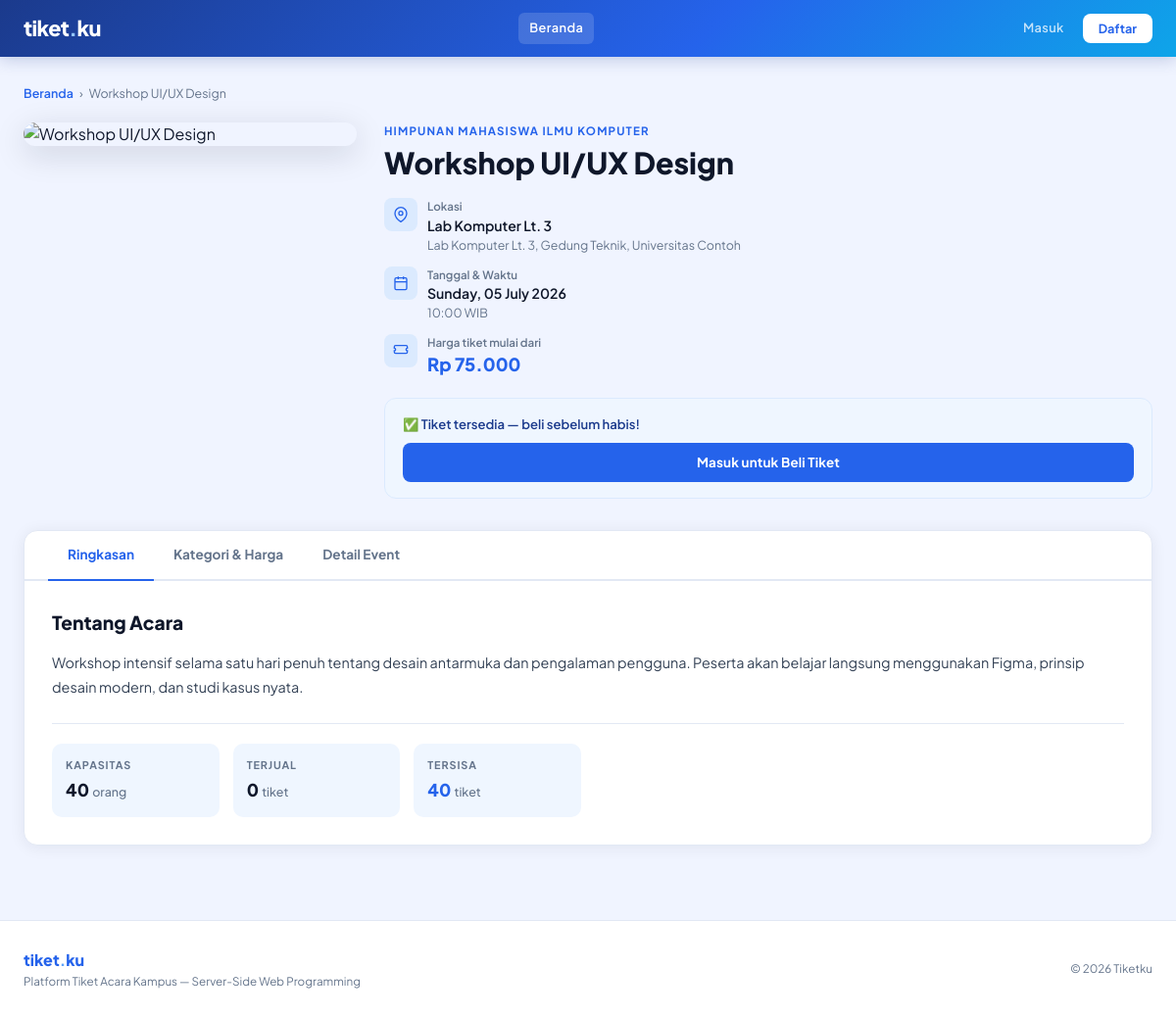
The page /public/index.php?controller=event&action=detail&id=3 on the database its author committed.
### tables this page shows
CREATE TABLE IF NOT EXISTS events (
    id              INT AUTO_INCREMENT PRIMARY KEY,
    name            VARCHAR(150) NOT NULL,
    event_date      DATETIME NOT NULL,
    venue           VARCHAR(200),
    description     TEXT,
    image_url       VARCHAR(500),
    location_detail VARCHAR(300),
    capacity        INT DEFAULT 0,
    price           DECIMAL(10,2) DEFAULT 0,
    organizer_id    INT NOT NULL,
    created_at      TIMESTAMP DEFAULT CURRENT_TIMESTAMP,
    FOREIGN KEY (organizer_id) REFERENCES organizers(id) ON DELETE CASCADE
);

CREATE TABLE IF NOT EXISTS organizers (
    id            INT AUTO_INCREMENT PRIMARY KEY,
    name          VARCHAR(100) NOT NULL,
    contact_email VARCHAR(100),
    created_at    TIMESTAMP DEFAULT CURRENT_TIMESTAMP
);

### controllers/EventController.php (called while the page is built, shortened)
<?php
require_once __DIR__ . '/../models/Event.php';
class EventController {
    private $event;
    public function __construct($db) {
        $this->event     = new Event($db);
    }
    public function detail() {
        $this->event->id = $_GET['id'];
        if (!$this->event->readOne()) {
            header("Location: /event_ticketing/public/index.php?controller=event&action=index");
            exit;
        }
        $event      = $this->event;
        require_once __DIR__ . '/../views/events/detail.php';
    }
}
?>

### models/Event.php (called while the page is built, shortened)
<?php
class Event {
    private $conn;
    private $table_name = "events";
    public $id;
    public function __construct($db) {
        $this->conn = $db;
    }
    public function readOne() {
        $query = "SELECT e.*, o.name as organizer_name
                  FROM " . $this->table_name . " e
                  LEFT JOIN organizers o ON e.organizer_id = o.id
                  WHERE e.id = ? LIMIT 0,1";
        $stmt = $this->conn->prepare($query);
        $stmt->bindParam(1, $this->id);
        $stmt->execute();
        $row = $stmt->fetch(PDO::FETCH_ASSOC);
        if ($row) {
            $this->name            = $row['name'];
            $this->event_date      = $row['event_date'];
            $this->venue           = $row['venue'];
            $this->description     = $row['description']     ?? '';
            $this->image_url       = $row['image_url']       ?? '';
            $this->location_detail = $row['location_detail'] ?? '';
            $this->capacity        = $row['capacity'];
            $this->price           = $row['price'];
            $this->organizer_name  = $row['organizer_name'];
            return true;
        }
        return false;
    }
    public function getConfirmedTicketsCount() {
        $query = "SELECT COALESCE(SUM(qty), 0) as count FROM tickets
                WHERE event_id = ? AND status IN ('confirmed', 'pending')";
        $stmt  = $this->conn->prepare($query);
        $stmt->bindParam(1, $this->id);
        $stmt->execute();
        $row = $stmt->fetch(PDO::FETCH_ASSOC);
        return $row['count'];
    }
}
?>

### views/events/detail.php (the view, shortened to what this page needs)
<?php ob_start();
$img = !empty($event->image_url) ? $event->image_url
     : 'https://images.unsplash.com/photo-1540575467063-178a50c2df87?w=900&q=80';
$tab = $_GET['tab'] ?? 'ringkasan';
?>
<div style="display:flex;align-items:center;gap:6px;margin-bottom:20px;font-size:0.78rem;color:var(--muted);">
    <a href="?controller=event&action=index" style="color:var(--blue-mid);text-decoration:none;font-weight:600;">Beranda</a>
    <span>›</span>
    <span><?= htmlspecialchars($event->name) ?></span>
</div>
<div style="display:flex;gap:28px;align-items:flex-start;flex-wrap:wrap;margin-bottom:32px;">
    <div style="flex:0 0 auto;width:340px;max-width:100%;">
        <div style="border-radius:14px;overflow:hidden;box-shadow:0 8px 32px rgba(15,23,42,0.15);">
            <img src="<?= htmlspecialchars($img) ?>"
                 alt="<?= htmlspecialchars($event->name) ?>"
                 style="width:100%;display:block;object-fit:cover;max-height:380px;"
                 onerror="this.src='https://images.unsplash.com/photo-1540575467063-178a50c2df87?w=600&q=70'">
        </div>
    </div>
    <div style="flex:1;min-width:260px;">
        <p style="font-size:0.72rem;font-weight:700;letter-spacing:0.1em;text-transform:uppercase;color:var(--blue-mid);margin-bottom:6px;"><?= htmlspecialchars($event->organizer_name ?? '') ?></p>
        <h1 style="font-size:1.9rem;font-weight:800;color:var(--ink);line-height:1.2;margin-bottom:18px;"><?= htmlspecialchars($event->name) ?></h1>
        <div style="display:flex;flex-direction:column;gap:12px;margin-bottom:20px;">
            <div style="display:flex;align-items:flex-start;gap:10px;">
                <div style="width:34px;height:34px;border-radius:8px;background:var(--blue-pale);display:flex;align-items:center;justify-content:center;flex-shrink:0;">
                    <svg width="16" height="16" viewBox="0 0 24 24" fill="none" stroke="var(--blue-mid)" stroke-width="2"><path d="M21 10c0 7-9 13-9 13s-9-6-9-13a9 9 0 0118 0z"/><circle cx="12" cy="10" r="3"/></svg>
                </div>
                <div>
                    <p style="font-size:0.72rem;color:var(--muted);font-weight:600;">Lokasi</p>
                    <p style="font-size:0.88rem;color:var(--ink);font-weight:600;"><?= htmlspecialchars($event->venue) ?></p>
                    <?php if (!empty($event->location_detail)): ?>
                    <p style="font-size:0.78rem;color:var(--muted);"><?= htmlspecialchars($event->location_detail) ?></p>
                    <?php endif; ?>
                </div>
            </div>
            <div style="display:flex;align-items:flex-start;gap:10px;">
                <div style="width:34px;height:34px;border-radius:8px;background:var(--blue-pale);display:flex;align-items:center;justify-content:center;flex-shrink:0;">
                    <svg width="16" height="16" viewBox="0 0 24 24" fill="none" stroke="var(--blue-mid)" stroke-width="2"><rect x="3" y="4" width="18" height="18" rx="2"/><line x1="16" y1="2" x2="16" y2="6"/><line x1="8" y1="2" x2="8" y2="6"/><line x1="3" y1="10" x2="21" y2="10"/></svg>
                </div>
                <div>
                    <p style="font-size:0.72rem;color:var(--muted);font-weight:600;">Tanggal & Waktu</p>
                    <p style="font-size:0.88rem;color:var(--ink);font-weight:600;"><?= date('l, d F Y', strtotime($event->event_date)) ?></p>
                    <p style="font-size:0.78rem;color:var(--muted);"><?= date('H:i', strtotime($event->event_date)) ?> WIB</p>
                </div>
            </div>
            <div style="display:flex;align-items:flex-start;gap:10px;">
                <div style="width:34px;height:34px;border-radius:8px;background:var(--blue-pale);display:flex;align-items:center;justify-content:center;flex-shrink:0;">
                    <svg width="16" height="16" viewBox="0 0 24 24" fill="none" stroke="var(--blue-mid)" stroke-width="2"><path d="M2 6a2 2 0 012-2h16a2 2 0 012 2v2a2 2 0 100 4v2a2 2 0 01-2 2H4a2 2 0 01-2-2v-2a2 2 0 100-4V6z"/></svg>
                </div>
                <div>
                    <p style="font-size:0.72rem;color:var(--muted);font-weight:600;">Harga tiket mulai dari</p>
                    <p style="font-size:1.15rem;font-weight:800;color:var(--blue-mid);">Rp <?= number_format($event->price,0,',','.') ?></p>
                </div>
            </div>
        </div>
        <div style="background:var(--blue-xpale);border:1.5px solid var(--blue-pale);border-radius:12px;padding:16px 18px;">
            <?php
            $soldFromTickets = $event->getConfirmedTicketsCount();
            $totalSold  = $soldFromTickets;
            $remaining  = $event->capacity - $soldFromTickets;
            ?>
            <p style="font-size:0.82rem;color:var(--blue-deep);font-weight:600;margin-bottom:10px;">
                <?= $remaining > 0 ? "✅ Tiket tersedia — beli sebelum habis!" : "🚫 Tiket Sold Out!" ?>
            </p>
            <?php if ($remaining <= 0): ?>
                <button disabled style="width:100%;padding:10px;background:#CBD5E1;color:#94A3B8;border:none;border-radius:8px;font-weight:700;font-size:0.9rem;cursor:not-allowed;">
                    🚫 Tiket Habis
                </button>
            <?php elseif (isset($_SESSION['user_id'])): ?>
                <a href="?controller=ticket&action=create&event_id=<?= $event->id ?>" class="btn-primary" style="width:100%;justify-content:center;padding:10px;">
                    Beli Tiket Sekarang
                </a>
            <?php else: ?>
                <a href="?controller=auth&action=login" class="btn-primary" style="width:100%;justify-content:center;padding:10px;">
                    Masuk untuk Beli Tiket
                </a>
            <?php endif; ?>
        </div>
    </div>
</div>
<div style="background:#fff;border-radius:14px;border:1px solid var(--border);overflow:hidden;box-shadow:var(--shadow-card);">
    <div style="padding:0 24px;border-bottom:2px solid var(--border);">
        <div style="display:flex;gap:0;">
            <?php foreach (['ringkasan'=>'Ringkasan','kategori'=>'Kategori &amp; Harga','detail'=>'Detail Event'] as $key => $label): ?>
            <button onclick="switchTab('<?= $key ?>')"
                id="tab-btn-<?= $key ?>"
                style="padding:14px 20px;font-size:0.85rem;font-weight:700;border:none;background:transparent;cursor:pointer;border-bottom:2.5px solid transparent;margin-bottom:-2px;color:var(--muted);transition:all 0.18s;white-space:nowrap;<?= $tab===$key?'color:var(--blue-mid);border-bottom-color:var(--blue-mid);':'' ?>">
                <?= $label ?>
            </button>
            <?php endforeach; ?>
        </div>
    </div>
    <div style="padding:28px;">
        <div id="panel-ringkasan" style="display:<?= $tab==='ringkasan'?'block':'none' ?>;">
            <h2 style="font-size:1.2rem;font-weight:800;color:var(--ink);margin-bottom:14px;">Tentang Acara</h2>
            <?php if (!empty($event->description)): ?>
            <p style="color:var(--ink-soft);font-size:0.9rem;line-height:1.75;"><?= nl2br(htmlspecialchars($event->description)) ?></p>
            <?php else: ?>
            <p style="color:var(--muted);font-size:0.88rem;">Deskripsi acara belum tersedia.</p>
            <?php endif; ?>
            <div style="display:grid;grid-template-columns:repeat(auto-fill,minmax(160px,1fr));gap:14px;margin-top:24px;padding-top:20px;border-top:1px solid var(--border);">
                <div style="background:var(--blue-xpale);border-radius:10px;padding:14px;">
                    <p style="font-size:0.68rem;font-weight:700;letter-spacing:0.08em;text-transform:uppercase;color:var(--muted);margin-bottom:4px;">Kapasitas</p>
                    <p style="font-size:1.1rem;font-weight:800;color:var(--ink);"><?= number_format($event->capacity) ?> <span style="font-size:0.78rem;font-weight:500;color:var(--muted);">orang</span></p>
                </div>
                <div style="background:var(--blue-xpale);border-radius:10px;padding:14px;">
                    <p style="font-size:0.68rem;font-weight:700;letter-spacing:0.08em;text-transform:uppercase;color:var(--muted);margin-bottom:4px;">Terjual</p>
                    <p style="font-size:1.1rem;font-weight:800;color:var(--ink);"><?= $totalSold ?> <span style="font-size:0.78rem;font-weight:500;color:var(--muted);">tiket</span></p>
                </div>
                <div style="background:var(--blue-xpale);border-radius:10px;padding:14px;">
                    <p style="font-size:0.68rem;font-weight:700;letter-spacing:0.08em;text-transform:uppercase;color:var(--muted);margin-bottom:4px;">Tersisa</p>
                    <p style="font-size:1.1rem;font-weight:800;color:<?= $remaining>0?'var(--blue-mid)':'var(--danger)' ?>;"><?= $remaining ?> <span style="font-size:0.78rem;font-weight:500;color:var(--muted);">tiket</span></p>
                </div>
            </div>
        </div>
    </div>
</div>
<?php $content = ob_get_clean(); require_once __DIR__ . '/../layouts/main.php'; ?>

### views/layouts/main.php (style rules this page uses)
:root { --white: #FFFFFF; --bg: #F0F4FF; --bg-card: #FFFFFF; --border: #E2E8F4; --blue-deep: #1B3A8C; --blue-mid: #2563EB; --blue-soft: #3B82F6; --blue-light: #60A5FA; --blue-pale: #DBEAFE; --blue-xpale: #EFF6FF; --cyan: #0EA5E9; --ink: #0F172A; --ink-soft: #334155; --muted: #64748B; --muted-light: #94A3B8; --success: #10B981; --warning: #F59E0B; --danger: #EF4444; --grad-main: linear-gradient(135deg, #1B3A8C 0%, #2563EB 60%, #0EA5E9 100%); --grad-card: linear-gradient(135deg, #1e40af 0%, #3b82f6 100%); --shadow-blue: 0 4px 20px rgba(37,99,235,0.18); --shadow-card: 0 2px 16px rgba(15,23,42,0.07); }
*, *::before, *::after { box-sizing: border-box; margin: 0; padding: 0; }
html { height: 100%; }
body { font-family: 'Plus Jakarta Sans', sans-serif; background: var(--bg); color: var(--ink); min-height: 100vh; display: flex; flex-direction: column; }
.btn-primary { background: var(--blue-mid); color: #fff; padding: 0.55rem 1.3rem; border-radius: 8px; font-weight: 700; font-size: 0.84rem; border: none; cursor: pointer; text-decoration: none; display: inline-flex; align-items: center; gap: 6px; transition: all 0.18s; letter-spacing: 0.01em; }

### rows shown on the page
events: name "Workshop UI/UX Design", organizer.name "HIMPUNAN MAHASISWA ILMU KOMPUTER", venue "Lab Komputer Lt. 3", location_detail "Lab Komputer Lt. 3, Gedung Teknik, Universitas Contoh", event_date "Sunday, 05 July 2026", event_date "10:00", price "75.000", description "Workshop intensif selama satu hari penuh tentang desain antarmuka dan pengalaman pengguna. Peserta akan belajar langsung menggunakan Figma, prinsip desain modern, dan studi kasus nyata.", capacity "40"

### other values the page prints
$label "Ringkasan"
$label "Kategori & Harga"
$label "Detail Event"
$totalSold "0"
